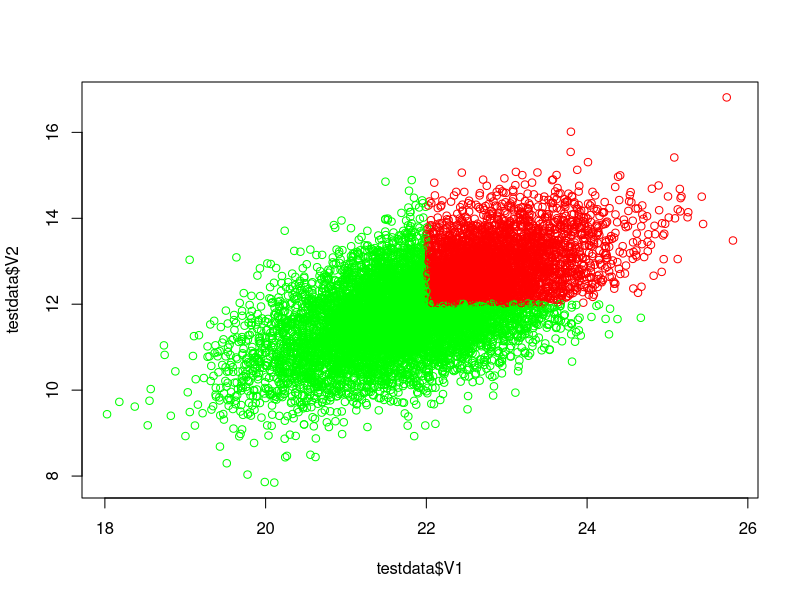
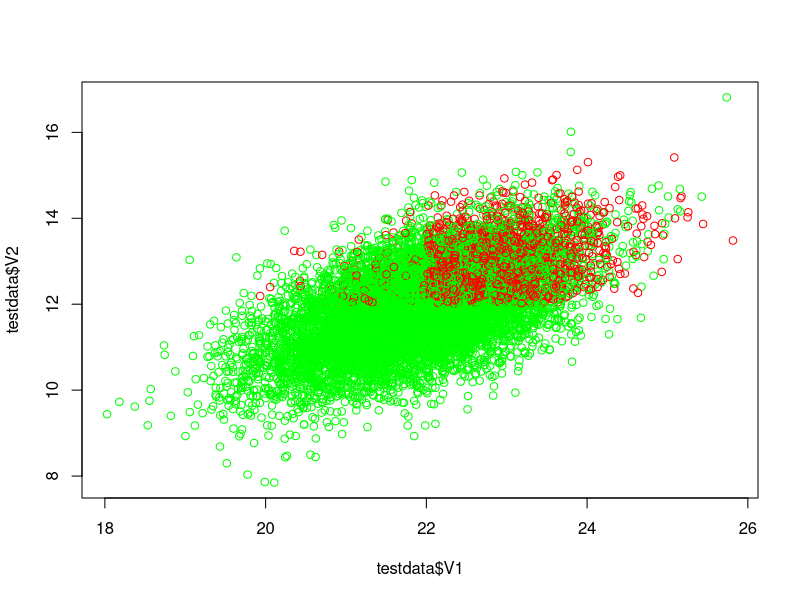
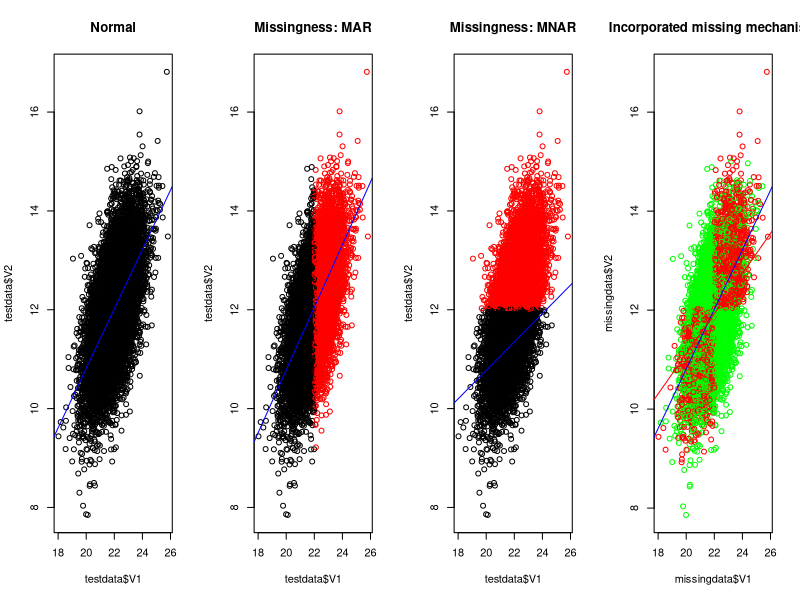

The R source for these figures, in order: (Note: this script raises an error after producing the figures.)
# Setting working directory and loading libraries----

# import packages
library(lattice)
library(mice)
library(tidyverse)

## simulate dataset----

set.seed(2015)
#options(scipen=999)

# randomly generate a dataset to be our complete dataset


testdata <- as.data.frame(MASS::mvrnorm(n = 10000, 
                                        mu = c(22, 12, 0),      # V1   V2   V3
                                        Sigma = matrix(data = c(1.0, 0.6, 0.4, 
                                                                0.6, 1.0, 0.5, 
                                                                0.4, 0.5, 1.0), 
                                                       nrow = 3, 
                                                       byrow = T)))
summary(testdata)

# People falling in a certain region have a a higher probabilityof Y = 1
condition = testdata$V1>median(testdata$V1) & testdata$V2>median(testdata$V2)
condition2 = testdata$V1<median(testdata$V1) & testdata$V2>median(testdata$V2)
# plot
plot(testdata$V1, testdata$V2, col = ifelse(condition, 'red', 'green'))

# generate binomial variable for V3
testdata$V3 = ifelse(condition,rbinom(nrow(testdata[condition,]), size = 1, prob = 0.5),
                     ifelse(condition2,rbinom(nrow(testdata[condition2,]), size = 1, prob = 0.1), 0))
plot(testdata$V1, testdata$V2, col = ifelse(testdata$V3==1,'red', 'green'))


# visualize missing mechanism plotting data points----
par(mfrow=c(1,4))
# no missingness
plot(testdata$V1, testdata$V2, main = 'Normal')
abline(lm(testdata$V2~testdata$V1), col = 'blue')
# MAR
plot(testdata$V1, testdata$V2, col = ifelse(testdata$V1>median(testdata$V1),'red','black'), main = 'Missingness: MAR')
abline(lm(testdata$V2[testdata$V1<median(testdata$V1)]~testdata$V1[testdata$V1<median(testdata$V1)], data = testdata), col = "blue")
# MNAR
plot(testdata$V1, testdata$V2, col = ifelse(testdata$V2>median(testdata$V2),'red','black'), main = 'Missingness: MNAR')
abline(lm(testdata$V2[testdata$V2<median(testdata$V2)]~testdata$V1[testdata$V2<median(testdata$V2)], data = testdata), col = "blue")

# create MAR+MNAR missingness mechanism and ampute ----

# first split the complete data, before amputing
samp = sample(seq_len(floor(nrow(testdata)*0.8)))
test.data = testdata[-samp,] # this the test data that has not been amputed

# we will now ampute
missingdata = testdata[samp,]

# defining missing mechanisms
missing.mechanism1 = missingdata$V2<median(missingdata$V2) & missingdata$V1<median(missingdata$V1)
missing.mechanism2 = missingdata$V2>median(missingdata$V2) & missingdata$V1>median(missingdata$V1)
missinglist = ifelse(missing.mechanism1, rbinom(nrow(missingdata[missing.mechanism1,]), 1, 0.4),
                     ifelse(missing.mechanism2, rbinom(nrow(missingdata[missing.mechanism1,]), 1, 0.7),0))

# visualize
plot(missingdata$V1, missingdata$V2, col = ifelse(missinglist==1, 'red', 'green'),
     main = 'Incorporated missing mechanism')
abline(lm(testdata$V2~testdata$V1), col = "blue")

# Ampute (univariate missingness)
missingdata$V1[missinglist==1] = NA
abline(lm(missingdata$V2~missingdata$V1), col = "red")

sum(is.na(missingdata$V1)) # 3100 missing values created

## MI ----

N = sum(is.na(missingdata$V1))
miss = data[is.na(missingdata$V1),]
n.imp = 100
results = matrix(nrow = n.imp, ncol = 3) %>% data.frame()
colnames(results) = c('C.statistic', '95%CI.lower', '95%CI.upper')


for (i in 1:n.imp){
    # copy missing data
    data.copy = missingdata
    
    # create imputation model
    imp.model = lm(V1~factor(V3, c(0,1))+V2, data=data.copy)
    
    #drawing coefficients from a multivariate Student-t distribution
    betas <- rmt(N, mean=imp.model$coef, S=vcov(imp.model), df=imp.model$df.residual)
    
    # retrieve linear predictors
    predictors = model.matrix(formula(paste("~", 'factor(V3, c(0,1))+V2')), data=miss)
    
    # empty imputations object to store imputed values
    imputations = NULL
    
    # matrix multiply predictors with betas for j subjects
    # + add noise by drawing from residual distribution
    for (j in 1:N){
        imp.value = (predictors[j,] %*% betas[j,]) + sample(imp.model$residuals, 1)
        #imp.prob.value = 1/(1+exp(-predictors[j,] %*% betas[j,]))
        imputations = append(imputations, imp.value)
        #probs = append(probs, imp.prob.value)
    }
    
    #imputations = rbinom(n = N, size = 1, prob = probs)
    # Impute data
    data.copy$V1[is.na(data.copy$V1)] = imputations
    
    # Use imputed data to fit a prediction model
    pred.model = glm(factor(V3, c(0,1))~V2+V1, family = 'binomial', data.copy)
    # predict
    preds = predict(pred.model, type = 'response', newdata = test.data)
    
    # calculate C-statistic and corresponding 95%CI 
    ROC = pROC::roc(test.data$V3, preds)
    C <- pROC::auc(ROC)
    ci = pROC::ci(C)
    
    # store estimates and CI
    results[i, 1] <-  C
    results[i, c(2,3)] <- ci
    
}

# inspect results
summary(results)

par(mfrow=c(1,3))
# plot histogram
hist(results$C.statistic, freq = F, breaks = 20, main = 'Distribution of C-statistic')
# plot densityplot
dens <- density(results$C.statistic)
lines(dens, col = 'red')

#logit transformation of the c-statistics
logit.C =  log(results$C.statistic/(1 - results$C.statistic))

# plot histogram
hist(logit.C, freq = F, breaks = 20, main = 'Distribution of logit transformed C-statistic')
# plot densityplot
dens <- density(logit.C)
lines(dens, col = 'red')

#logit transformation of the c-statistics
arcsine.C =  asin(sqrt(results$C.statistic))

# plot histogram
hist(arcsine.C, freq = F, breaks = 20, main = 'Distribution of arcsine transformed C-statistic')
# plot densityplot
arcsine.dens <- density(arcsine.C)
lines(arcsine.dens, col = 'red')
